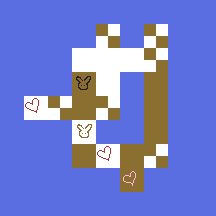

A 2D game scene composited from a Tiled map and its tileset images. What follows is a short description and the map's XML, with every tile layer's data as written:
An orthogonal 9x9 tile map with 24x24 px tiles, 1 tile layer (Tile Layer 1).

<map version="1.2" tiledversion="1.3.2" orientation="orthogonal" renderorder="right-down" compressionlevel="0" width="9" height="9" tilewidth="24" tileheight="24" infinite="0" nextlayerid="2" nextobjectid="1">
 <tileset firstgid="1" name="tmptile" tilewidth="24" tileheight="24" tilecount="12" columns="12">
  <image source="tmptile.png" width="288" height="24" />
 </tileset>
 <layer id="1" name="Tile Layer 1" width="9" height="9">
  <data encoding="csv">
1,1,1,1,1,1,1,1,1,
1,1,1,1,6,1,6,1,1,
1,1,1,3,3,3,6,1,1,
1,1,1,4,3,1,2,1,1,
1,10,6,2,6,1,2,1,1,
1,1,1,5,1,1,2,1,1,
1,1,1,2,10,2,6,1,1,
1,1,1,1,1,9,1,1,1,
1,1,1,1,1,1,1,1,1
</data>
 </layer>
</map>
